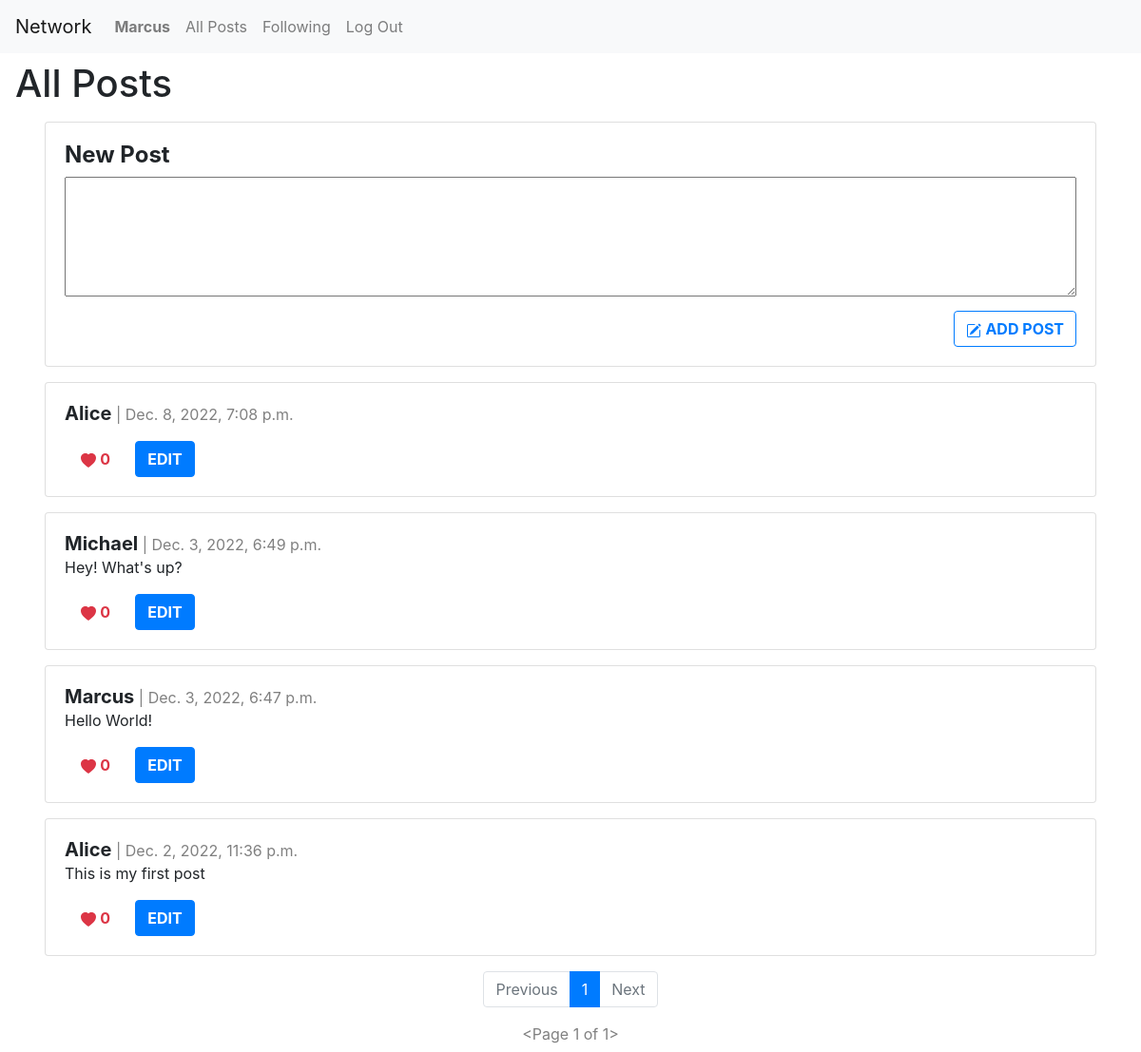
The app's page / (signed in) with its own data.
### network/models.py (models this page shows, shortened)
class User(AbstractUser):
    pass

class Post(models.Model):
    author = models.ForeignKey("User", on_delete=models.CASCADE, related_name="user")
    description = models.CharField(max_length=1000)
    timestamp = models.DateTimeField(auto_now_add=True)
    like = models.IntegerField()

### network/views.py (the view)
# urls.py: path("", views.index, name="index"),
def index(request):
    posts = Post.objects.all().order_by("id").reverse()
    p = Paginator(posts, 10)
    pageNumber = request.GET.get('page')
    postsPage = p.get_page(pageNumber)
    return render(request, "network/index.html", {
        "posts": posts,
        "postsPage": postsPage
    })

### network/templates/network/index.html (shortened to what this page needs)
{% extends "network/layout.html" %}
{% block body %}
<div class="main-title">
    <h1>All Posts</h1>
</div>
<div class="main-content">
    {% if user.is_authenticated %}
    <div class="row">
        <div class="col">
            <div class="card h-100" id="post-grid">
                <div class="card-body">
                    <form action="{% url 'newPost' %}" method="POST">
                        <h4><strong>New Post</strong></h4>
                        <textarea name="newPostText" id="newPostText" rows="4"></textarea>
                        <div align="right">
                            <button id="newPostButton" type="submit" name="newPostButton"
                                class="btn btn-outline-primary">
                                <strong>ADD POST</strong>
                            </button>
                        </div>
                    </form>
                </div>
            </div>
        </div>
    </div>
    {% else %}
    <div class="alert alert-danger" role="alert">
        Please sign in or register to be able to add a post.
    </div>
    {% endif %}
    {% for post in postsPage %}
    <div class="row">
        <div class="col">
            <div class="card h-100" id="post-grid">
                <div class="card-body">
                    <h5 style="display: inline" class="card-title"><strong>{{ post.author }}</strong></h5>
                    <div style="display: inline; color: gray;" class="card-date"> | {{ post.timestamp }}</div>
                    <p class="card-text">{{ post.description }}</p>
                    <div class="card-buttonsContainer">
                        <div align="left" class="card-button">
                            <button id="heartButton" type="submit" name="heartButton" class="btn btn-outline-danger">
                                <svg xmlns="http://www.w3.org/2000/svg" width="16" height="16" fill="currentColor"
                                    class="bi bi-heart-fill" viewBox="0 0 16 16">
                                    <path fill-rule="evenodd"
                                        d="M8 1.314C12.438-3.248 23.534 4.735 8 15-7.534 4.736 3.562-3.248 8 1.314z" />
                                </svg>
                                <strong>{{ post.like }}</strong>
                            </button>
                        </div>
                        <div align="right" class="card-button">
                            <a class="btn btn-primary" href="" role="button"><strong>EDIT</strong></a>
                        </div>
                    </div>
                </div>
            </div>
        </div>
    </div>
    {% endfor %}
    <nav aria-label="...">
        <ul class="pagination d-flex justify-content-center">
            {% if postsPage.has_previous %}
                <li class="page-item">
                    <a class="page-link" href="?page={{ postsPage.previous_page_number }}">Previous</a>
                </li>
            {% else %}
                <li class="page-item disabled">
                    <a class="page-link">Previous</a>
                </li>
            {% endif %}
            {% for pageNumber in postsPage.paginator.page_range %}
                {% if postsPage.number == pageNumber %}
                    <li class="page-item active" aria-current="page">
                        <a class="page-link">{{pageNumber}}</a>
                    </li>
                {% else %}
                    <a href="?page={{ pageNumber }}" class="page-link">
                        {{ pageNumber }}
                    </a>
                {% endif %}
            {% endfor %}
            {% if postsPage.has_next %}
                <li class="page-item">
                    <a class="page-link" href="?page={{ postsPage.next_page_number }}">Next</a>
                </li>
            {% else %}
                <li class="page-item disabled">
                    <a class="page-link">Next</a>
                </li>
            {% endif %}
        </ul>
    </nav>
    <div class="d-flex justify-content-center" style="color: gray;" class="card-date">{{ postsPage }}</div>
</div>
{% endblock %}

### network/templates/network/layout.html (shortened to what this page needs)
{% load static %}
<!DOCTYPE html>
<html lang="en">
    <head>
        <link rel="stylesheet" href="https://stackpath.bootstrapcdn.com/bootstrap/4.4.1/css/bootstrap.min.css">
        <link rel="stylesheet" href="https://cdn.jsdelivr.net/npm/bootstrap-icons@1.10.2/font/bootstrap-icons.css">
        <link rel="stylesheet" href="https://use.fontawesome.com/releases/v5.8.2/css/all.css">
        <link href="{% static 'network/styles.css' %}" rel="stylesheet">
    </head>
    <body>
        <nav class="navbar navbar-expand-lg navbar-light bg-light">
            <a class="navbar-brand" href="{% url 'index' %}">Network</a>
            <div>
              <ul class="navbar-nav mr-auto">
                {% if user.is_authenticated %}
                    <li class="nav-item">
                        <a class="nav-link" href="{% url 'profilePage' user_id=user.id%}"><strong>{{ user.username }}</strong></a>
                    </li>
                {% endif %}
                <li class="nav-item">
                  <a class="nav-link" href="{% url 'index' %}">All Posts</a>
                </li>
                {% if user.is_authenticated %}
                    <li class="nav-item">
                        <a class="nav-link" href="{% url 'following' %}">Following</a>
                    </li>
                    <li class="nav-item">
                        <a class="nav-link" href="{% url 'logout' %}">Log Out</a>
                    </li>
                {% endif %}
              </ul>
            </div>
          </nav>
        <div class="body">
            {% block body %}
            {% endblock %}
        </div>
    </body>
</html>

### network/static/network/styles.css (style rules this page uses)
textarea { width: 100%; font-size: 20px; }
.row { margin: 1em 0em; }
.card-button { display: inline; margin: 0em .3em; }
.main-title { margin: .5em 1em; }
.main-content { margin: .4em 2em; }
#heartButton { border: none; }
#newPostButton { margin: .6em 0em 0em; }

### records on screen
User: username "Marcus"
Post: author "Alice", timestamp "Dec. 8, 2022, 7:08 p.m.", like "0"
Post: author "Michael", timestamp "Dec. 3, 2022, 6:49 p.m.", description "Hey! What's up?", like "0"
Post: author "Marcus", timestamp "Dec. 3, 2022, 6:47 p.m.", description "Hello World!", like "0"
Post: author "Alice", timestamp "Dec. 2, 2022, 11:36 p.m.", description "This is my first post", like "0"

### other values on screen
{{ pageNumber }} "1"
{{ postsPage }} "<Page 1 of 1>"
